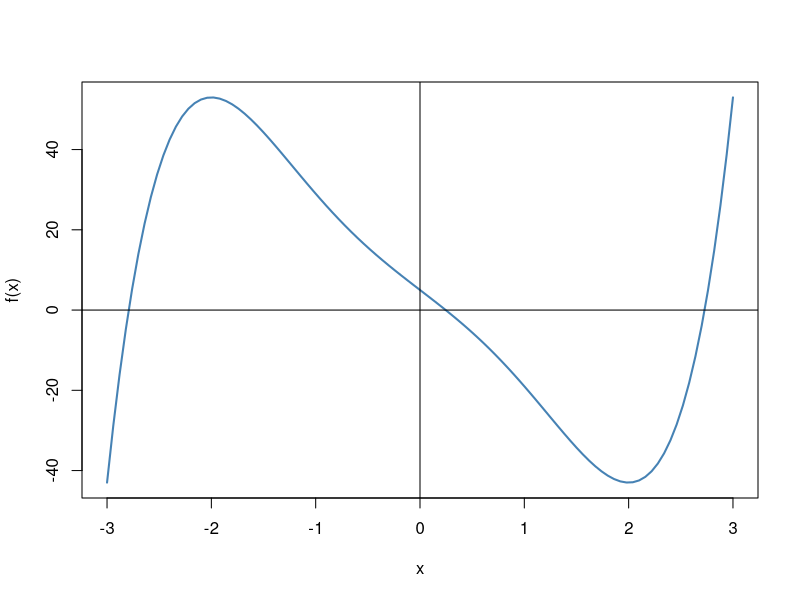

Recreate this plot in R.
# Fungsi Fibonacci 

fibonacci <- function(n) {
  fn <- c(1,1)
  for (i in 2:n+1)
  {
    fn <- c(fn, (fn[i-1]+fn[i-2]))
  }
  return(fn)
}

#fibonacci(10)

#N <- 16

#data <- data.frame(
#  n = 1:N,
#  Fibonacci = fibonacci(15)
#)
#data

# Fibonacci Search Method

fib_search <- function(f, xl, xr, n){
  F = fibonacci(n) # Call the fibonnaci number function
  L0 = xr - xl # Initial interval of uncertainty
  R1 = L0 # Initial Reduction Ratio
  Li = (F[n-2]/F[n])*L0 
  
  R = Li/L0
  
  for (i in 2:n)
  {
    if (Li > L0/2) {
      x1 = xr - Li
      x2 = xl + Li
    } else {
      x1 = xl + Li
      x2 = xr - Li
    }
    f1 = f(x1)
    f2 = f(x2)
    
    if (f1 < f2) {
      xr = x2
      Li = (F[n - i]/F[n - (i - 2)])*L0 # New interval of uncertainty
    } else if (f1 > f2) {
      xl = x1
      Li = (F[n - i]/F[n - (i - 2)])*L0 # New interval of uncertainty
    } else {
      xl = x1
      xr = x2
      Li = (F[n - i]/F[n - (i - 2)])*(xr - xl) # New interval of uncertainty
    }
    L0 = xr - xl
    R = c(R, Li/R1)
  }
  
  list1 <- list(x1, f(x1), R) # Membuat sebagai list sehingga bisa dipanggil keluar dengan fungsi return.
  names(list1) <- c("x", "f(x)", "R") # Memberi nama pada elemen suatu list.
  list2 <- list(x2, f(x2), R)
  names(list2) <- c("x", "f(x)", "R")
  if (f1 <= f2) {
    return(list1) # Final result
  } else {
    return(list2) # Final result 
  }
}

f <- function(x) {
  x^5-5*x^3-20*x+5
}

Fib = fib_search(f, -2.5, 2.5, 25)
Fib


curve(f,xlim=c(-3,3), col='steelblue',lwd=2)
abline(h=0)
abline(v=0)
